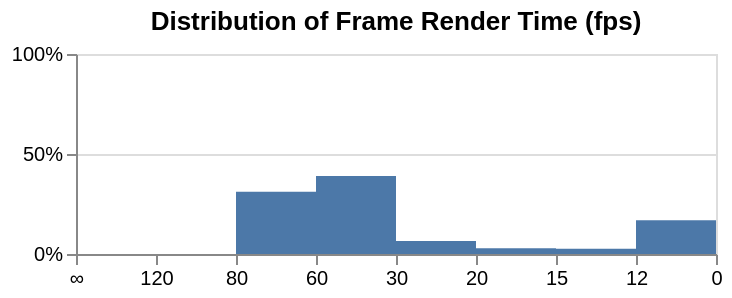

Describe this chart as a Vega-Lite specification.
### Vega-Lite specification from a JSON file in a GitHub repository (floating-point values rounded to 4 significant figures)
{"$schema": "https://vega.github.io/schema/vega-lite/v6.json", "data": {"values": [{"startTime": "0", "endTime": "8.33", "residency": 0}, {"startTime": "8.33", "endTime": "12.50", "residency": 0}, {"startTime": "12.50", "endTime": "16.67", "residency": 31.17}, {"startTime": "16.67", "endTime": "33.33", "residency": 38.96}, {"startTime": "33.33", "endTime": "50.00", "residency": 6.49}, {"startTime": "50.00", "endTime": "66.67", "residency": 2.9}, {"startTime": "66.67", "endTime": "83.33", "residency": 2.6}, {"startTime": "83.33", "endTime": "∞", "residency": 16.88}]}, "title": "Distribution of Frame Render Time (fps)", "width": {"step": 40}, "height": 100, "mark": {"type": "bar", "cornerRadiusEnd": 0, "orient": "vertical"}, "encoding": {"x": {"title": "", "field": "startTime", "type": "ordinal", "scale": {"type": "point", "padding": 0}, "axis": {"labelAngle": 0, "labelExpr": "datum.value === '∞' ? '0' : format(1000/datum.value, 'd')"}, "sort": null}, "x2": {"field": "endTime"}, "y": {"title": "", "field": "residency", "type": "quantitative", "scale": {"domain": [0, 100]}, "axis": {"labelExpr": "datum.label + '%'"}}}}
